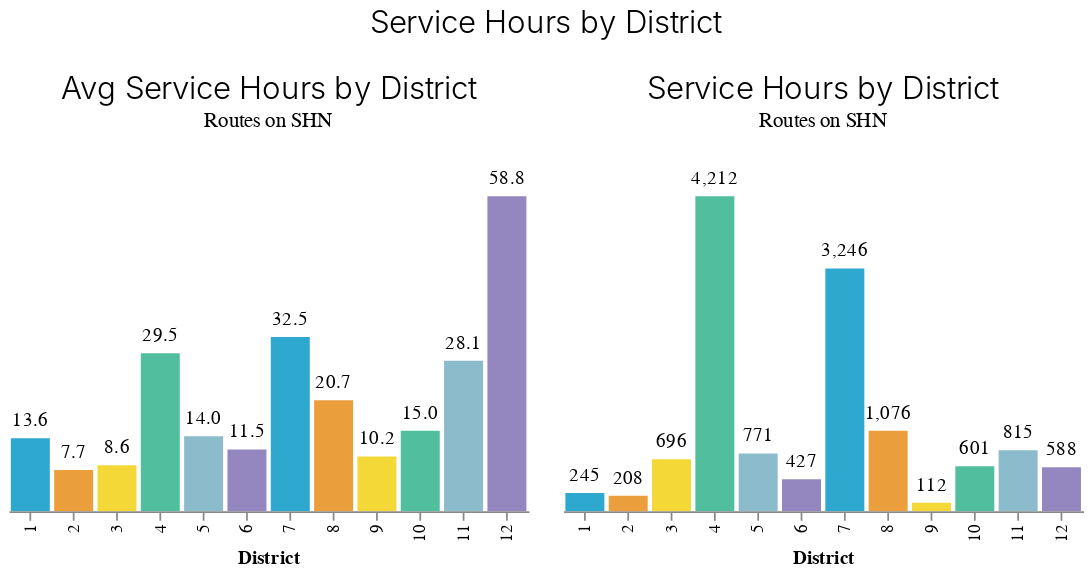

The notebook cell this image was saved under:
### Code cell
# Chart utils
WIDTH = 300
HEIGHT = 200

by_district_service = report_metrics.by_district_on_shn_breakdown(
    df, ["service_hours", "unique_route"])

bar_total = (report_charts.make_district_bar(
            by_district_service, "service_hours")
            .properties(width=WIDTH, height=HEIGHT)  
            )
bar_avg = (report_charts.make_district_bar(
            by_district_service, "avg_service_hours")
           .properties(width=WIDTH, height=HEIGHT)
          )

service_hours_chart = report_charts.configure_hconcat_charts(
    [bar_avg, bar_total], 
    x_scale="independent", 
    y_scale="independent", 
    chart_title="Service Hours by District")

service_hours_chart

### Figure 1 — Vega-Lite specification as saved in the notebook (floating-point values rounded to 4 significant figures)
{"config": {"view": {"continuousWidth": 300, "continuousHeight": 300, "strokeWidth": 0}, "axis": {"grid": false}, "axisBand": {"grid": false}, "background": "white", "font": "Raleway", "header": {"labelFont": "Nunito Sans", "titleFont": "Raleway"}, "legend": {"labelColor": "#333", "labelFont": "Nunito Sans", "labelFontSize": 11, "labelLimit": 0, "padding": 1, "symbolSize": 30, "symbolType": "square", "titleColor": "#333", "titleFont": "Raleway", "titleFontSize": 14, "titlePadding": 10}, "title": {"anchor": "middle", "font": "Raleway", "fontSize": 18, "fontWeight": 300, "offset": 20}}, "hconcat": [{"layer": [{"mark": {"type": "bar"}, "encoding": {"color": {"field": "district", "legend": null, "scale": {"range": ["#2EA8CE", "#EB9F3C", "#F4D837", "#51BF9D", "#8CBCCB", "#9487C0"]}, "type": "nominal"}, "x": {"field": "district", "title": "District", "type": "nominal"}, "y": {"axis": null, "field": "avg_service_hours", "scale": {"domain": [0, 64.68]}, "title": "Avg Service Hours", "type": "quantitative"}}, "name": "view_2"}, {"mark": {"type": "text", "align": "center", "baseline": "bottom", "color": "black", "dy": -5}, "encoding": {"color": {"value": "black"}, "text": {"field": "avg_service_hours", "format": ",.1f", "type": "quantitative"}, "tooltip": [{"field": "district", "type": "nominal"}, {"field": "avg_service_hours", "format": ",", "title": "avg service hours", "type": "quantitative"}], "x": {"field": "district", "title": "District", "type": "nominal"}, "y": {"axis": null, "field": "avg_service_hours", "scale": {"domain": [0, 64.68]}, "title": "Avg Service Hours", "type": "quantitative"}}}], "height": 200, "title": {"text": "Avg Service Hours by District", "subtitle": "Routes on SHN"}, "width": 300}, {"layer": [{"mark": {"type": "bar"}, "encoding": {"color": {"field": "district", "legend": null, "scale": {"range": ["#2EA8CE", "#EB9F3C", "#F4D837", "#51BF9D", "#8CBCCB", "#9487C0"]}, "type": "nominal"}, "x": {"field": "district", "title": "District", "type": "nominal"}, "y": {"axis": null, "field": "service_hours", "scale": {"domain": [0, 4633.0]}, "title": "Service Hours", "type": "quantitative"}}, "name": "view_1"}, {"mark": {"type": "text", "align": "center", "baseline": "bottom", "color": "black", "dy": -5}, "encoding": {"color": {"value": "black"}, "text": {"field": "service_hours", "format": ",.0f", "type": "quantitative"}, "tooltip": [{"field": "district", "type": "nominal"}, {"field": "service_hours", "format": ",", "title": "service hours", "type": "quantitative"}], "x": {"field": "district", "title": "District", "type": "nominal"}, "y": {"axis": null, "field": "service_hours", "scale": {"domain": [0, 4633.0]}, "title": "Service Hours", "type": "quantitative"}}}], "height": 200, "title": {"text": "Service Hours by District", "subtitle": "Routes on SHN"}, "width": 300}], "data": {"name": "data-69948f9937530baa2454d622c060fa40"}, "params": [{"name": "param_2", "select": {"type": "interval", "encodings": ["x", "y"]}, "bind": "scales", "views": ["view_2"]}, {"name": "param_1", "select": {"type": "interval", "encodings": ["x", "y"]}, "bind": "scales", "views": ["view_1"]}], "resolve": {"scale": {"x": "independent", "y": "independent"}}, "title": "Service Hours by District", "$schema": "https://vega.github.io/schema/vega-lite/v5.14.1.json", "datasets": {"data-69948f9937530baa2454d622c060fa40": [{"district": 1, "service_hours": 245, "unique_route": 18, "pct_service_hours": 0, "pct_unique_route": 0, "avg_service_hours": 13.6}, {"district": 2, "service_hours": 208, "unique_route": 27, "pct_service_hours": 0, "pct_unique_route": 0, "avg_service_hours": 7.7}, {"district": 3, "service_hours": 696, "unique_route": 81, "pct_service_hours": 0, "pct_unique_route": 0, "avg_service_hours": 8.6}, {"district": 4, "service_hours": 4212, "unique_route": 143, "pct_service_hours": 0, "pct_unique_route": 0, "avg_service_hours": 29.5}, {"district": 5, "service_hours": 771, "unique_route": 55, "pct_service_hours": 0, "pct_unique_route": 0, "avg_service_hours": 14.0}, {"district": 6, "service_hours": 427, "unique_route": 37, "pct_service_hours": 0, "pct_unique_route": 0, "avg_service_hours": 11.5}, {"district": 7, "service_hours": 3246, "unique_route": 100, "pct_service_hours": 0, "pct_unique_route": 0, "avg_service_hours": 32.5}, {"district": 8, "service_hours": 1076, "unique_route": 52, "pct_service_hours": 0, "pct_unique_route": 0, "avg_service_hours": 20.7}, {"district": 9, "service_hours": 112, "unique_route": 11, "pct_service_hours": 0, "pct_unique_route": 0, "avg_service_hours": 10.2}, {"district": 10, "service_hours": 601, "unique_route": 40, "pct_service_hours": 0, "pct_unique_route": 0, "avg_service_hours": 15.0}, {"district": 11, "service_hours": 815, "unique_route": 29, "pct_service_hours": 0, "pct_unique_route": 0, "avg_service_hours": 28.1}, {"district": 12, "service_hours": 588, "unique_route": 10, "pct_service_hours": 0, "pct_unique_route": 0, "avg_service_hours": 58.8}]}}
